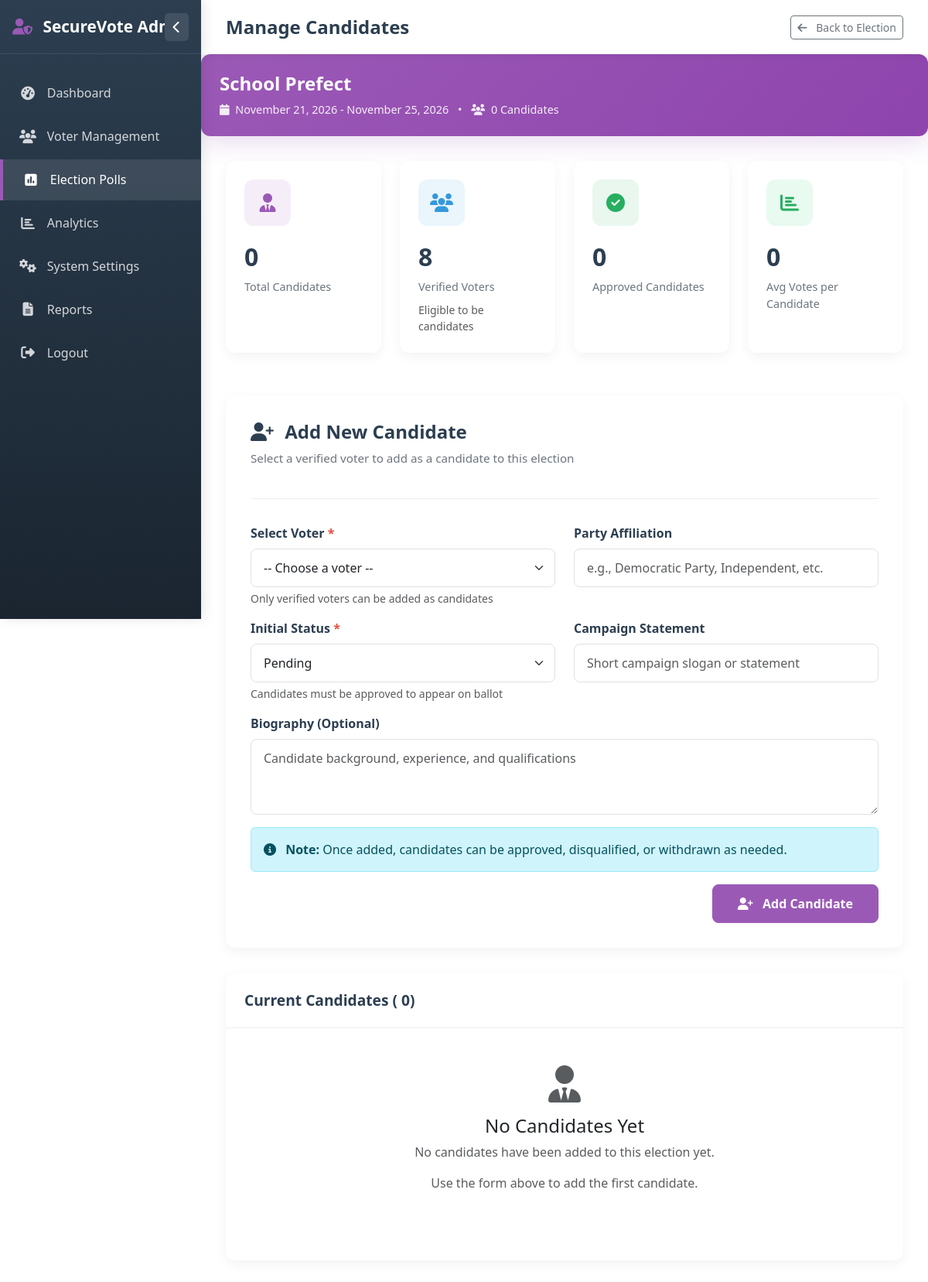
The app's page /manage_candidates.php?id=8 (signed in) with its own data.
### tables this page shows
CREATE TABLE IF NOT EXISTS `elections` (
  `id` int NOT NULL AUTO_INCREMENT,
  `title` varchar(200) NOT NULL,
  `description` text,
  `start_datetime` datetime NOT NULL,
  `end_datetime` datetime NOT NULL,
  `status` enum('draft','upcoming','active','completed','cancelled') DEFAULT 'draft',
  `created_at` timestamp NULL DEFAULT CURRENT_TIMESTAMP,
  PRIMARY KEY (`id`)
);

### manage_candidates.php (the view, shortened to what the rows shown need)
<?php
include "db_connection.php";
include "app/model/elections.php";
include "app/model/candidates.php";
$election_id = $_GET['id'];
$election = get_election_by_id($conn, $election_id);
include "election_status.php";
$candidates = get_candidates_by_election($conn, $election_id);
if ($candidates == 0) {
    $num_candidates = 0;
} else {
    $num_candidates = count($candidates);
}
$start_date = date('F d, Y', strtotime($election['start_datetime']));
$end_date = date('F d, Y', strtotime($election['end_datetime']));
?>
<!DOCTYPE html>
<html lang="en">
<head>
    <link rel="stylesheet" href="css/style.css">
    <link href="https://cdn.jsdelivr.net/npm/bootstrap@5.3.0-alpha1/dist/css/bootstrap.min.css" rel="stylesheet">
    <link rel="stylesheet" href="https://cdnjs.cloudflare.com/ajax/libs/font-awesome/6.4.0/css/all.min.css">
    <link rel="stylesheet" href="https://cdn.jsdelivr.net/npm/sweetalert2@11/dist/sweetalert2.min.css">
    <link rel="stylesheet" href="https://cdn.datatables.net/1.13.6/css/dataTables.bootstrap5.min.css">
</head>
<body>
    <div id="main-content">
        <header id="main-header">
            <div class="header-left">
                <h1>Manage Candidates</h1>
            </div>
        </header>
        <div class="election-info-card">
            <h2 class="election-title">
                <?= htmlspecialchars($election['title']) ?>
            </h2>
            <div class="election-dates">
                <i class="fas fa-calendar me-1"></i>
                <?= $start_date ?> -
                <?= $end_date ?>
                <span class="mx-2">•</span>
                <i class="fas fa-users me-1"></i>
                <?= $num_candidates ?> Candidates
            </div>
        </div>
    </div>
</body>
</html>

### records on screen
elections: title "School Prefect", start_datetime "November 21, 2026", end_datetime "November 25, 2026"

### other values on screen
$num_candidates "0"
$num_verified_voters "8"
$approved_count "0"
$avg_votes "0"
